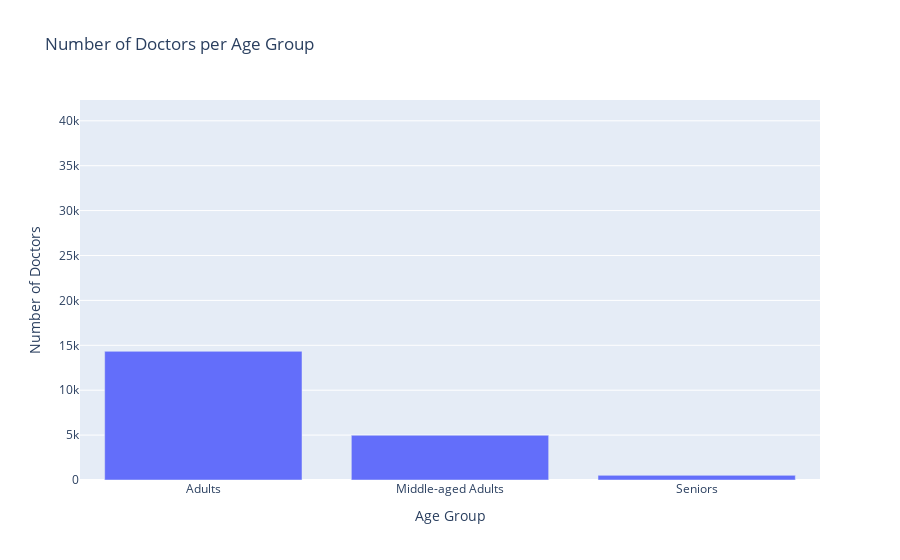

Notebook cell for this chart:
### Code cell
fig = px.bar(count_doctors_peragegroup, 
             x='age_group', 
             y='num_doctors',
             labels={'num_doctors': 'Number of Doctors', 'age_group': 'Age Group'},
             title='Number of Doctors per Age Group'
            )
fig.show()

### Figure 1 — Plotly figure (JSON) as saved in the notebook; plotly's stock layout.template omitted (floating-point values rounded to 4 significant figures)
{"data": [{"alignmentgroup": "True", "hovertemplate": "Age Group=%{x}<br>Number of Doctors=%{y}<extra></extra>", "legendgroup": "", "marker": {"color": "#636efa", "pattern": {"shape": ""}}, "name": "", "offsetgroup": "", "orientation": "v", "showlegend": false, "textposition": "auto", "type": "bar", "x": ["Adults", "Middle-aged Adults", null, "Seniors"], "xaxis": "x", "y": [14328, 4980, 40199, 517], "yaxis": "y"}], "layout": {"barmode": "relative", "legend": {"tracegroupgap": 0}, "title": {"text": "Number of Doctors per Age Group"}, "xaxis": {"anchor": "y", "domain": [0, 1], "title": {"text": "Age Group"}}, "yaxis": {"anchor": "x", "domain": [0, 1], "title": {"text": "Number of Doctors"}}}}
